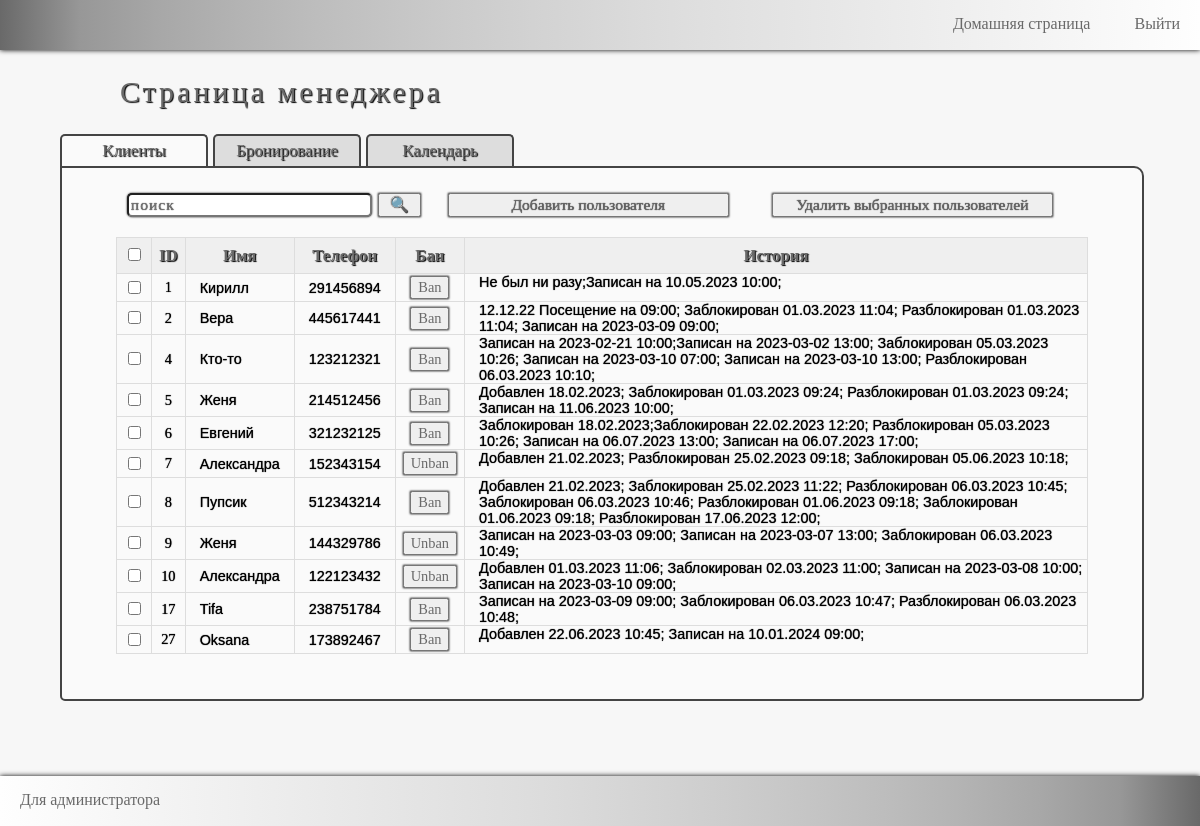
/home/manager/clients_table (signed in), run on an earlier commit of the app's database.
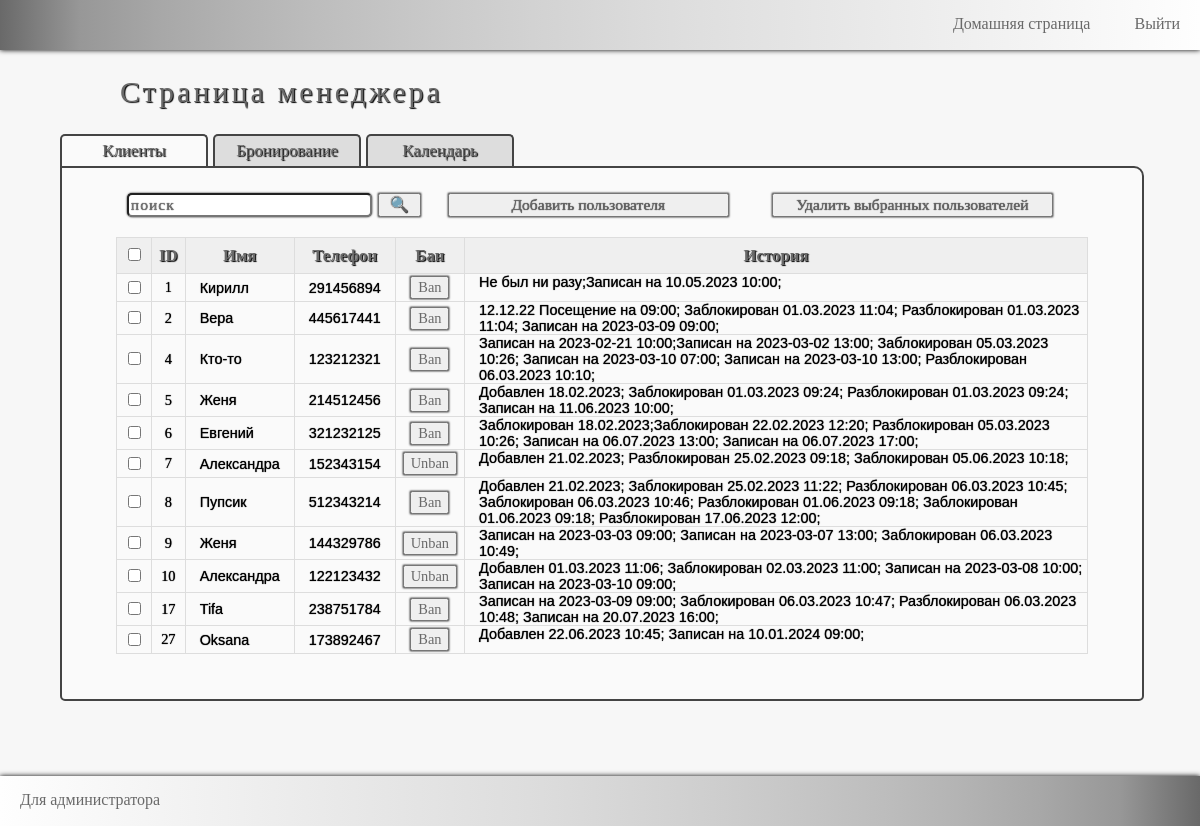
And on a later commit of the database.
### client/models.py (models this page shows, shortened)
class Client(models.Model):
    name = models.CharField("Имя", max_length=20)
    phone = models.IntegerField("Телефон", unique=True)
    ban = models.BooleanField()
    history = models.TextField("История клиента", blank=True)
    class Meta:
        verbose_name = "Клиент"
        verbose_name_plural = "Клиенты"

### client/views.py (the view)
# urls.py: path('manager/clients_table', views.manager_clients_table, name="manager_clients_table"),
def manager_clients_table(request: HttpRequest) -> HttpResponse:
    if not request.user.is_authenticated:
        return redirect(manager_logged_in)
    the_tittle = "База клиентов"
    clients = Client.objects.all()
    search = request.GET.get("searchClient")
    if search is not None:
        clients = Client.objects.filter(name__icontains=search). \
            union(Client.objects.filter(phone__icontains=search)). \
            union(Client.objects.filter(history__icontains=search))
    return render(request, "client/manager_clients_table.html",
                  context={"the_tittle": the_tittle, "clients": clients, })

### client/templates/client/manager_clients_table.html (shortened to what this page needs)
{% extends 'client/manager.html' %}
{% load static %}
{% block stylelink %}
<link rel="stylesheet" href="{% static 'client/css/managerstyle.css' %}">
<link rel="stylesheet" href="{% static 'client/css/mmanagerstyle.css' %}">
{% endblock %}
{% block table%}
<div class="main_manager">
    <div class="headingH1">Страница менеджера</div>
    <div class="tittleBlock" id="tittleMainBlock">Клиенты</div>
    <a href="{% url 'manager_booking_table' %}"><div class="tittleBlock">Бронирование</div></a>
    <a href="{% url 'manager_calendar' %}"><div class="tittleBlock">Календарь</div></a>
    <div id="clientsBlock">
        <input id="searchClient" name="search" placeholder="поиск" type="text"/>
        <button id="searchClientButton" onclick="toDoSearchClient()">🔍</button>
        <button id="addClientButton" onclick="changeHiddenAddClient()">Добавить пользователя</button>
        <button id="removeClientButton" onclick="removeClient()">Удалить выбранных пользователей</button>
        <br/>
        <br/>
        <div class="tableDivStyle">
            <table>
            <tr>
                <th> <input id="clients_choose" type="checkbox" onclick="onClickCheckClient(id)"/> </th>
                <th>ID</th>
                <th>Имя</th>
                <th>Телефон</th>
                <th>Бан</th>
                <th>История</th>
            </tr>
            {% for client in clients %}
            <tr>
                <td class="tableCheckClient">
                    <input id="{{client.phone}}" class="checkbox_client" type="checkbox"/>
                </td>
                <td class="tableIDClient">
                    {{client.id}}
                </td>
                <td class="tableNameClient">
                    <div id="table{{client.phone}}Name">{{client.name}}</div>
                </td>
                <td class="tableTelClient">
                    <div id="table{{client.phone}}Tel">{{client.phone}}</div>
                </td>
                <td class="tableBanClient">
                    <button onclick="changeBanClient({{client.phone}})">
                    {% if client.ban %}
                    Unban
                    {% else %}
                    Ban
                    {% endif %}
                    </button>
                </td>
                <td class="tableHistoryClient">
                    <div class="tableHistoryClient">{{client.history}}</div>
                </td>
            </tr>
            {% endfor %}
        </table>
        </div>
    </div>
</div>
{% endblock%}

What changed in the data, as far as the page shows it:
changed Client "Tifa": history "Записан на 2023-03-09 09:00; Заблокирован 06.03.2023 10:47; Разблокирован 06.03.2023 10:48;" → "Записан на 2023-03-09 09:00; Заблокирован 06.03.2023 10:47; Разблокирован 06.03.2023 10:48; Записан на 20.07.2023 16:00;"
